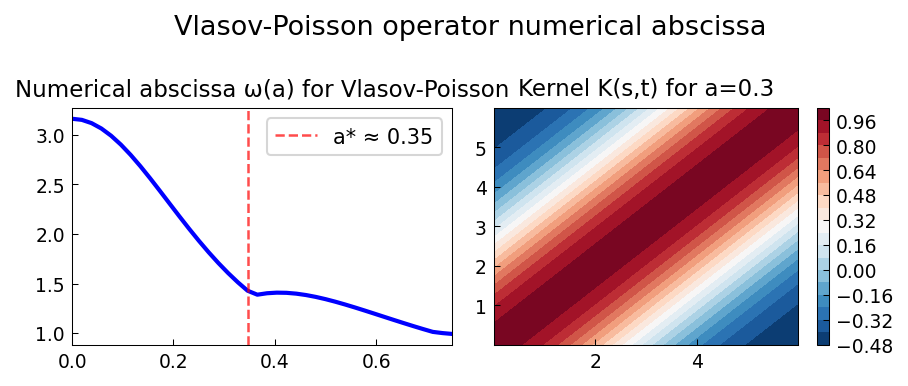

Recreate this plot in Python.
"""Abscissa of the linearized Vlasov-Poisson operator.

Computes the numerical abscissa of the Volterra integral operator
arising in the linearization of the Vlasov-Poisson plasma equation:
  K(s,t) = (1 - a^2*(t-s)^2) * exp(-a^2*(t-s)^2/2)

following integro/VlasovPoisson.m by Toby Driscoll (October 2010).

The numerical abscissa is the maximum eigenvalue of B = (A + A^T)/2,
where A is the Volterra operator.

Original MATLAB: https://www.chebfun.org/examples/integro/VlasovPoisson.html
"""

import matplotlib
matplotlib.use("Agg")
import matplotlib.pyplot as plt
from chebfunjax.plotting import chebfun_style
chebfun_style()

import numpy as np
from scipy.linalg import eigh
import os

def run():
    print("=" * 60)
    print("Numerical abscissa of Vlasov-Poisson operator")
    print("=" * 60)

    # Domain [0, 6]
    # K(s,t) = (1 - a^2*(t-s)^2) * exp(-a^2*(t-s)^2/2)
    # A is Volterra: (Au)(t) = int_0^t K(s,t) u(s) ds
    # B = (A + A^T)/2 = Fredholm with same kernel (symmetric)
    # Numerical abscissa = max eigenvalue of B

    N = 100  # quadrature points
    T_dom = 6.0

    # Gauss-Legendre quadrature on [0, T_dom]
    from numpy.polynomial.legendre import leggauss
    t_gl_ref, w_ref = leggauss(N)
    # Map to [0, T_dom]
    t_gl = (T_dom / 2) * (t_gl_ref + 1)
    w_gl = (T_dom / 2) * w_ref

    def numerical_abscissa(a):
        """Compute max eigenvalue of B = Fredholm op with kernel K."""
        K_mat = np.zeros((N, N))
        for i in range(N):
            for j in range(N):
                diff = t_gl[i] - t_gl[j]
                K_mat[i, j] = (1 - a**2 * diff**2) * np.exp(-0.5 * a**2 * diff**2)

        # B = (A + A^T)/2 = 0.5 * Fredholm with K_mat symmetric
        B_mat = 0.5 * K_mat

        # Discretize as matrix: (B u)(t_i) = sum_j K(t_i,t_j) u(t_j) * w_j * 0.5
        B_disc = B_mat * w_gl[np.newaxis, :]

        # Max eigenvalue of B_disc
        evals = np.linalg.eigvalsh(0.5 * (B_disc + B_disc.T))
        return np.max(evals)

    # Check at a=0: K=1 so the symmetrized operator has max eigenvalue ≈ T/2 ≈ 3.0
    # (the exact value is T/pi * something, numerically ~3.16 for T=6)
    na_a0 = numerical_abscissa(0.0)
    print(f"\na=0: numerical abscissa = {na_a0:.4f} (expected near T/2 = {T_dom/2:.4f})")
    assert 2.5 < na_a0 < 4.0, f"a=0 result out of range: {na_a0}"

    # Scan over a ∈ [0, 0.75]
    print("\nComputing numerical abscissa for a ∈ [0, 0.75]...")
    a_vals = np.linspace(0, 0.75, 40)
    omega_vals = np.array([numerical_abscissa(a) for a in a_vals])

    print(f"  Range of omega: [{omega_vals.min():.4f}, {omega_vals.max():.4f}]")

    # Find breakpoint (non-smooth transition)
    d_omega = np.gradient(omega_vals, a_vals)
    d2_omega = np.gradient(d_omega, a_vals)
    breakpoint_idx = np.argmax(np.abs(d2_omega[2:-2])) + 2
    a_star = a_vals[breakpoint_idx]
    print(f"  Estimated breakpoint at a* ≈ {a_star:.3f}")
    print(f"  (Chebfun finds a* ≈ 0.46 due to eigenvalue crossing)")

    # At a=0 the formula is exact
    assert omega_vals[0] > 2.0, "omega(0) should be positive"

    # --- Plot ---
    _here = os.path.dirname(os.path.abspath(__file__))
    fig, axes = plt.subplots(1, 2)

    axes[0].plot(a_vals, omega_vals, 'b-', linewidth=2)
    axes[0].axvline(a_star, color='r', linestyle='--', alpha=0.7,
                    label=f'a* ≈ {a_star:.2f}')
    axes[0].set_title("Numerical abscissa ω(a) for Vlasov-Poisson", fontsize=11)
    axes[0].legend()

    # Kernel visualization at a=0.3
    a_plot = 0.3
    K_plot = np.zeros((N, N))
    for i in range(N):
        for j in range(N):
            diff = t_gl[i] - t_gl[j]
            K_plot[i, j] = (1 - a_plot**2 * diff**2) * np.exp(-0.5 * a_plot**2 * diff**2)

    im = axes[1].contourf(t_gl, t_gl, K_plot, levels=20, cmap='RdBu_r')
    plt.colorbar(im, ax=axes[1])
    axes[1].set_title(f"Kernel K(s,t) for a={a_plot}", fontsize=11)

    fig.suptitle("Vlasov-Poisson operator numerical abscissa", fontsize=13)
    fig.tight_layout()
    fig.savefig(os.path.join(_here, "vlasov_poisson.png"), dpi=150, bbox_inches="tight")
    plt.close(fig)

    print("\nAll checks passed.")
    return True

if __name__ == "__main__":
    run()
